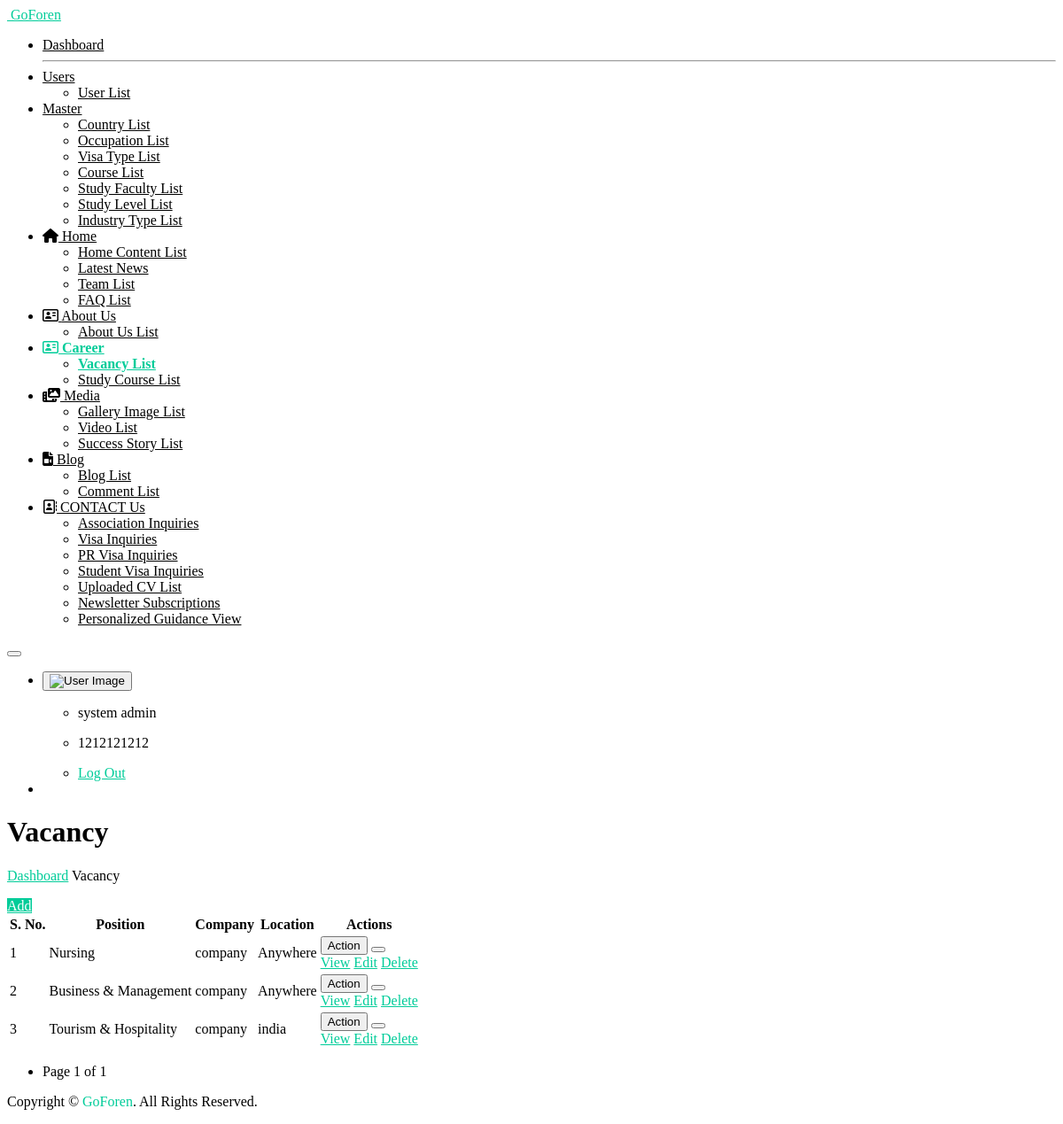
/vacancy_list/ (signed in), run on the app's committed database.
### myapp/models.py (models this page shows, shortened)
class tbl_vacancy(models.Model):
    location = models.CharField(max_length=100, null=True , blank=True)
    industry_type = models.CharField(max_length=100, null=True , blank=True)
    position_name = models.CharField(max_length=100, null=True , blank=True)
    company = models.CharField(max_length=100, null=True , blank=True)
    vacancy_date = models.CharField(max_length=100, null=True , blank=True)
    vacancy_count = models.CharField(max_length=100, null=True , blank=True)
    master_agent_code = models.CharField(max_length=100, null=True , blank=True)
    created_at = models.DateTimeField(auto_now_add=True)
    updated_at = models.DateTimeField(auto_now=True)
    class Meta:
        db_table = 'tbl_vacancy'

### myapp/views.py (the view)
    def wrapper(request, *args, **kwargs):
        if 'user_id' not in request.session:
            return redirect('open_sign_in_page')
        return view_func(request, *args, **kwargs)

### myapp/views.py (called while the page is built)
def login_required_custom(view_func):
    def wrapper(request, *args, **kwargs):
        if 'user_id' not in request.session:
            return redirect('open_sign_in_page')
        return view_func(request, *args, **kwargs)
    return wrapper

@login_required_custom
def vacancy_list(request):
    queryset = tbl_vacancy.objects.all().order_by("-id")
    paginator = Paginator(queryset, 10)
    page_number = request.GET.get('page')
    page_obj = paginator.get_page(page_number)
    context = {
        "record_name": "Vacancy",
        "vacancies": page_obj.object_list,
        "page_obj": page_obj,
        "add_success": request.session.pop("add_success", None),
        "update_success": request.session.pop("update_success", None),
        "delete_success": request.session.pop("delete_success", None),
    }
    return render(request, "vacancy-list.html", context)

### templates/vacancy-list.html (shortened to what this page needs)
{% extends "base.html" %}
{% load static %}
{% block start %}
<div class="ec-content-wrapper">
    <div class="content">
        <div class="breadcrumb-wrapper d-flex align-items-center justify-content-between">
            <div>
                <h1>Vacancy</h1>
                <p class="breadcrumbs"><span><a href="{% url 'dashboard_view' %}">Dashboard</a></span>
                    <span></span>Vacancy</p>
            </div>
            <div>
                <a href="{% url 'add_vacancy' %}" class="btn btn-primary">Add</a>
            </div>
        </div>
        <div class="row">
            <div class="col-12">
                <div class="card card-default">
                    <div class="card-body">
                        <div class="table-responsive">
                            <table class="table">
                                <thead>
                                    <tr>
                                        <th>S. No.</th>
                                        <th>Position</th>
                                        <th>Company</th>
                                        <th>Location</th>
                                        <th>Actions</th>
                                    </tr>
                                </thead>
                                <tbody>
                                    {% for i in vacancies %}
                                    <tr>
                                        <td>{{ forloop.counter }}</td>
                                        <td>{{ i.position_name }}</td>
                                        <td>{{ i.company }}</td>
                                        <td>{{ i.location }}</td>
                                        <td>
                                            <div class="btn-group mb-1">
                                                <button type="button" class="btn btn-outline-success">Action</button>
                                                <button type="button" class="btn btn-outline-success dropdown-toggle dropdown-toggle-split" data-bs-toggle="dropdown">
                                                </button>
                                                <div class="dropdown-menu">
                                                    <a class="dropdown-item" href="{% url 'vacancy_view' i.id %}">View</a>
                                                    <a class="dropdown-item" href="{% url 'edit_vacancy' i.id %}">Edit</a>
                                                    <a href="javascript:void(0);" class="dropdown-item delete-btn" data-url="{% url 'delete_vacancy' i.id %}">Delete</a>
                                                </div>
                                            </div>
                                        </td>
                                    </tr>
                                    {% endfor %}
                                </tbody>
                            </table>
                            <div class="pagination justify-content-start mt-3">
                                <nav>
                                    <ul class="pagination">
                                        <li class="page-item disabled">
                                            <span class="page-link">Page {{ page_obj.number }} of {{ page_obj.paginator.num_pages }}</span>
                                        </li>
                                    </ul>
                                </nav>
                            </div>
                        </div>
                    </div>
                </div>
            </div>
        </div>
    </div>
</div>
{% endblock %}

### templates/vacancy-list.html (style rules this page uses)
a { color: #00cc99; }
.btn.btn-primary { color: #ffffff; background-color: #00cc99; border-color: #00cc99; }

### data on the page
tbl_vacancy: position_name "Nursing", company "company", location "Anywhere"
tbl_vacancy: position_name "Business & Management", company "company", location "Anywhere"
tbl_vacancy: position_name "Tourism & Hospitality", company "company", location "india"

### other printed values
{{ request.session.session_username }} "system admin"
{{ request.session.session_mobile }} "1212121212"
{{ page_obj.number }} "1"
{{ page_obj.paginator.num_pages }} "1"
